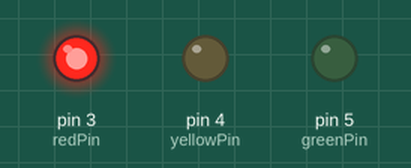
Recording of a sketch running on a simulated Arduino Uno, built with avr-gcc and run on an emulated ATmega328P. Shown: output pins drawn as LEDs (lit = HIGH).

Above: at 2.5 s.
At 6.0 s:
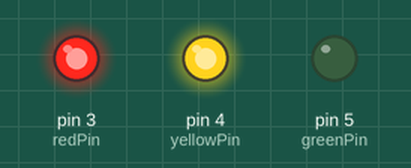
At 9.5 s:
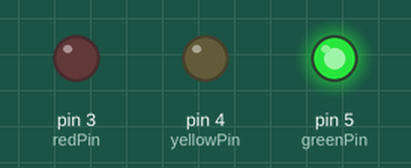
At 13.0 s:
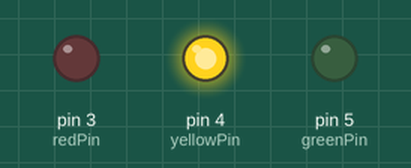
Timing chart, 0 to 18.2 s (numbered marks = the images above):
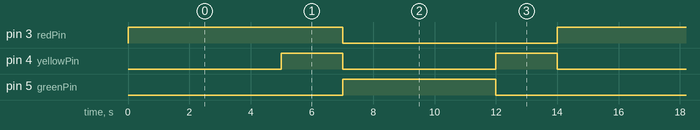

The sketch:

Traffic-Light-Simulation.ino
```cpp
// C++ code
//
int redPin=3;
int yellowPin=4;
int greenPin=5;
void setup()
{
  pinMode(redPin, OUTPUT);
  pinMode(yellowPin, OUTPUT);
  pinMode(greenPin, OUTPUT);

}

void loop()
{
  digitalWrite(redPin,HIGH);
  digitalWrite(yellowPin,LOW);
  digitalWrite(greenPin,LOW);
  delay(5000);

  digitalWrite(redPin,HIGH);
  digitalWrite(yellowPin,HIGH);
  digitalWrite(greenPin,LOW);
  delay(2000);

  digitalWrite(redPin,LOW);
  digitalWrite(yellowPin,LOW);
  digitalWrite(greenPin,HIGH);
  delay(5000);

  digitalWrite(redPin,LOW);
  digitalWrite(yellowPin,HIGH);
  digitalWrite(greenPin,LOW);
  delay(2000);


}
```

Measured:
- by itself, pin 3 (redPin): alternates HIGH for 7.0 s and LOW for 7.0 s
- by itself, pin 4 (yellowPin): alternates HIGH for 2.0 s and LOW for 5.0 s
- by itself, pin 5 (greenPin): alternates HIGH for 5.0 s and LOW for 9.0 s
